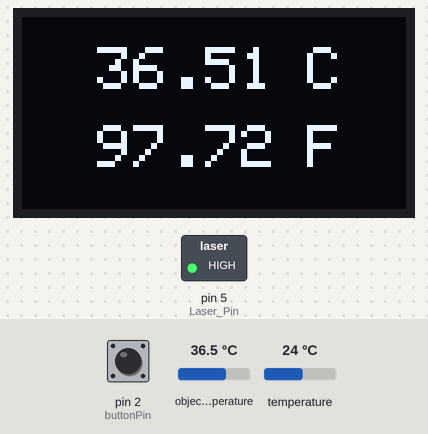
Bench run of a sketch on a simulated Arduino Uno, built with avr-gcc and run on an emulated ATmega328P. Shown: 128×64 one-colour display, switched loads named in the sketch (green lamp = pin HIGH). The inputs (shaded band) are chosen by the test bench; at power-on: pin 2 (buttonPin) HIGH, object temperature 36.5 °C, temperature 24 °C. What the sketch prints to the serial monitor is not drawn.

Above: at 1.5 s.
1.6 s: pin 2 (buttonPin) pulled LOW for 0.6 s
At 2.3 s:
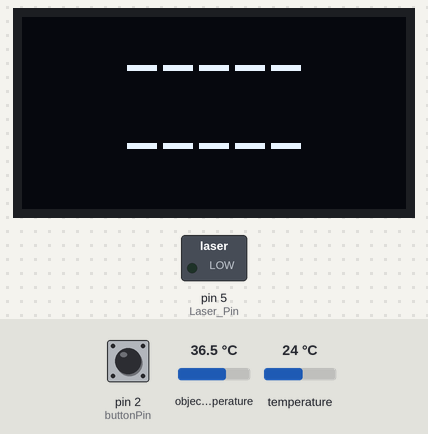
4.0 s: object temperature set to 20 °C
At 5.3 s:
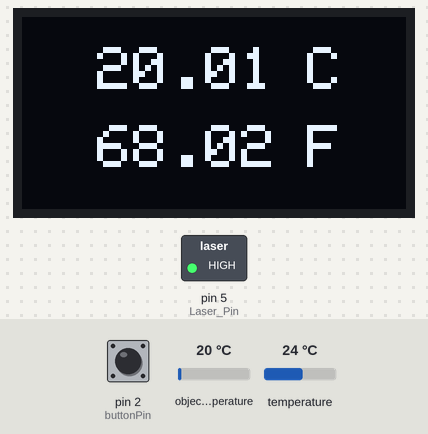
5.6 s: object temperature set to 26 °C
At 6.1 s:
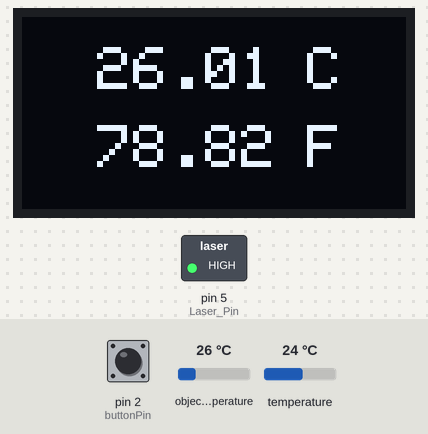
7.2 s: object temperature set to 32 °C
At 8.1 s:
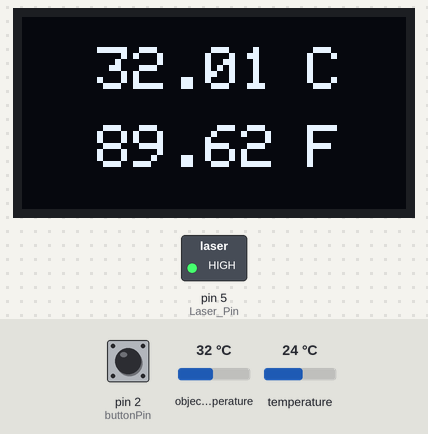
8.8 s: pin 2 (buttonPin) pulled LOW for 3.2 s
At 9.9 s:
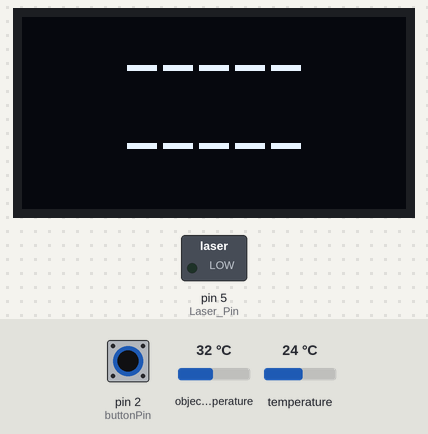
Timing chart, 0 to 13.7 s (numbered marks = the images above; inputs shaded):
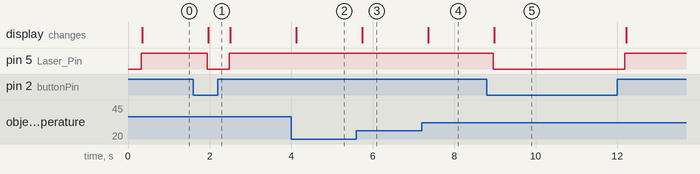

The sketch:

Laser_Temp_Gun.ino
```cpp
//MN Maker
//Laser Temp Gun
//10.6.19

#include <Wire.h>
#include <Adafruit_MLX90614.h>
#include <Adafruit_SSD1306.h>

#define SCREEN_WIDTH 128 // OLED display width, in pixels
#define SCREEN_HEIGHT 64 // OLED display height, in pixels

const int Laser_Pin=5;  //Laser Pin
int buttonState = 0;
const int buttonPin = 2;     // the number of the pushbutton pin

// Declaration for an SSD1306 display connected to I2C (SDA, SCL pins)
Adafruit_SSD1306 display(SCREEN_WIDTH, SCREEN_HEIGHT, &Wire, -1);

Adafruit_MLX90614 mlx = Adafruit_MLX90614();

void setup() {
  Serial.begin(9600);
  Serial.println("Adafruit MLX90614 test");

  pinMode(Laser_Pin,OUTPUT);
  pinMode(buttonPin, INPUT_PULLUP);

  if(!display.begin(SSD1306_SWITCHCAPVCC, 0x3C)) { // Address 0x3D for 128x64
    Serial.println(F("SSD1306 allocation failed"));
    for(;;);
  }


  display.clearDisplay();
  display.setRotation(2);
  display.setTextSize(1);
  display.setTextColor(WHITE);
  display.setCursor(0, 35);
  display.println("Initializing Temp");
  display.display();
  delay(250);
  display.clearDisplay();

  mlx.begin();

}

void loop() {

  buttonState = digitalRead(buttonPin);
  Serial.println(buttonState);

  Serial.print("Ambient = "); Serial.print(mlx.readAmbientTempC());
  Serial.print("*C\tObject = "); Serial.print(mlx.readObjectTempC()); Serial.println("*C");
  Serial.print("Ambient = "); Serial.print(mlx.readAmbientTempF());
  Serial.print("*F\tObject = "); Serial.print(mlx.readObjectTempF()); Serial.println("*F");

  // check if the pushbutton is pressed. If it is, the buttonState is HIGH:
  if (buttonState == HIGH) {
    // turn LED on:
    digitalWrite(Laser_Pin, HIGH);

    display.clearDisplay();
    display.setTextSize(2);  //Size 2 means each pixel is 12 width and 16 high
    display.setCursor(25, 10);
    display.print(mlx.readObjectTempC());
    display.setCursor(95, 10);
    display.print("C");
    display.setTextSize(2);
    display.setCursor(25, 36);
    display.print(mlx.readObjectTempF());
    display.setCursor(95, 36);
    display.print("F");
    display.display();


  } else {
    // turn LED off:
    digitalWrite(Laser_Pin, LOW);

    display.clearDisplay();
    display.setTextSize(2);  //Size 2 means each pixel is 12 width and 16 high
    display.setCursor(35, 10);
    display.print("-----");
    display.setCursor(105, 10);
    display.print("");
    display.setTextSize(2);
    display.setCursor(35, 36);
    display.print("-----");
    display.setCursor(105, 36);
    display.print("");
    display.display();


  }

  Serial.println();
  delay(500);
}
```

Measured:
- after the input at 1.6 s, pin 5 (Laser_Pin): HIGH → LOW after 0.34 s, → HIGH 0.54 s later; the display: changes after 0.37 s (image 1)
- after the input at 4.0 s, the display: changes after 0.13 s (image 2)
- after the input at 5.6 s, the display: changes after 0.15 s (image 3)
- after the input at 7.2 s, the display: changes after 0.17 s (image 4)
- after the input at 8.8 s, pin 5 (Laser_Pin): HIGH → LOW after 0.16 s, → HIGH 3.2 s later; the display: changes after 0.19 s (image 5)
